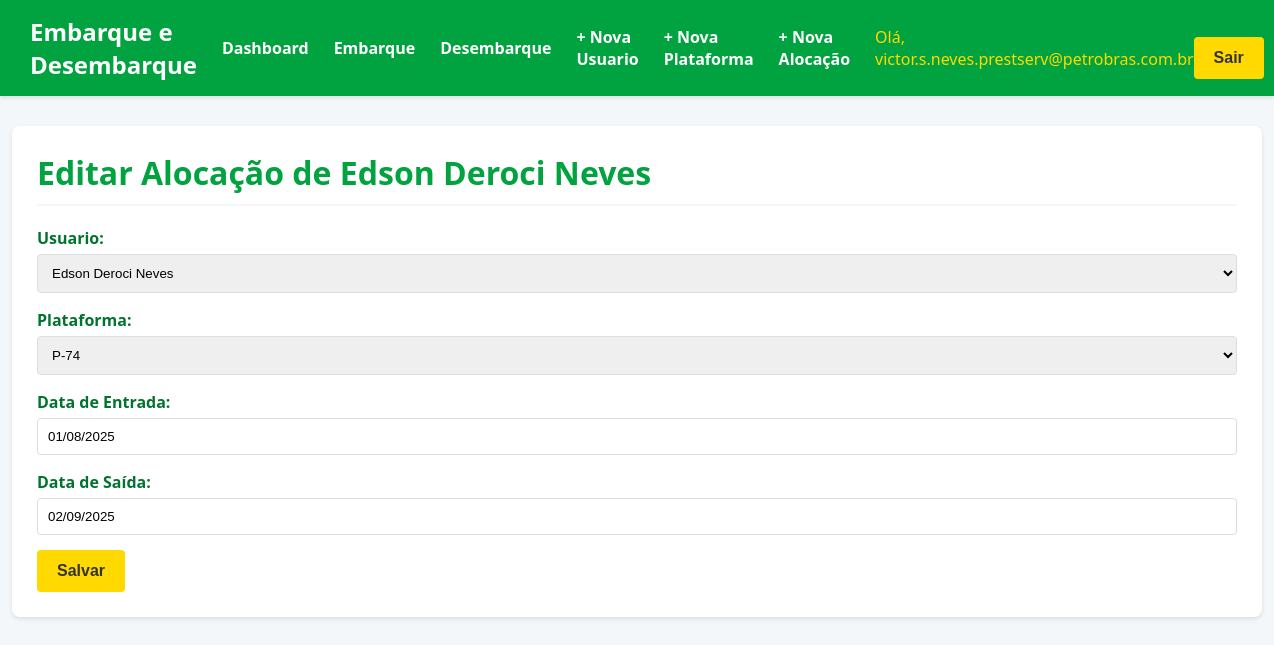
/alocacao/alocacao/5/editar/ (signed in), run on the app's committed database.
### core/models.py (models this page shows, shortened)
class Alocacao(models.Model):
    usuario = models.ForeignKey(Usuario, on_delete=models.CASCADE, related_name='alocacoes')
    plataforma = models.ForeignKey(Plataforma, on_delete=models.CASCADE, related_name='alocacoes')
    data_entrada = models.DateField(verbose_name="Data de Entrada")
    data_saida = models.DateField(verbose_name="Data de Saída")
    class Meta:
        verbose_name = "Alocação"
        verbose_name_plural = "Alocações"
        ordering = ['data_entrada']

### core/views.py (the view)
# urls.py: path('alocacao/<int:alocacao_id>/editar/', views.editar_alocacao, name='editar_alocacao'),
@login_required
def editar_alocacao(request, alocacao_id):
    alocacao = get_object_or_404(Alocacao, pk=alocacao_id)
    if request.method == 'POST':
        form = AlocacaoForm(request.POST, instance=alocacao)
        if form.is_valid():
            alocacao_editada = form.save()
            LogAlocacao.objects.create(
                usuario=request.user,
                acao='Atualização',
                alocacao=alocacao_editada,
                detalhes=f"Alocação atualizada para o período de {alocacao_editada.data_entrada.strftime('%d/%m/%Y')} a {alocacao_editada.data_saida.strftime('%d/%m/%Y')}."
            )
            return redirect('dashboard_geral')
    else:
        form = AlocacaoForm(instance=alocacao)
    return render(request, 'core/form_generico.html', {'form': form, 'titulo': f'Editar Alocação de {alocacao.usuario.nome}'})

### core/forms.py (shortened to what this page needs)
class AlocacaoForm(forms.ModelForm):
    class Meta:
        model = Alocacao
        fields = ['usuario', 'plataforma', 'data_entrada', 'data_saida']

### core/models.py (called while the page is built)
    def __str__(self):
        return self.nome

    def __str__(self):
        return self.nome

### core/templates/core/form_generico.html (shortened to what this page needs)
{% extends 'core/base.html' %}
{% block content %}
    <h1>{{ titulo }}</h1>
    <form method="post" enctype="multipart/form-data">
        {{ form.as_p }}
        <button type="submit">Salvar</button>
    </form>
{% endblock %}

### core/templates/core/base.html (shortened to what this page needs)
{% load static %}
<!DOCTYPE html>
<html lang="pt-br">
<head>
    <link rel="stylesheet" href="{% static 'core/css/style.css' %}">
</head>
<body>
    <header class="header">
    <div class="logo">
        <a href="{% url 'hub' %}">Embarque e Desembarque</a>
    </div>
    <nav>
        {% if user.is_authenticated %}
            <a href="{% url 'dashboard_geral' %}">Dashboard</a>
            <a href="{% url 'dashboard_embarque_mes' %}">Embarque</a>
            <a href="{% url 'dashboard_desembarque_mes' %}">Desembarque</a>
            <a href="{% url 'cadastrar_usuario' %}">+ Nova Usuario</a>
            <a href="{% url 'cadastrar_plataforma' %}">+ Nova Plataforma</a>
            <a href="{% url 'cadastrar_alocacao' %}">+ Nova Alocação</a>
            <span style="color: var(--amarelo-petrobras); margin-left: 25px;">
                Olá, {{ user.username }}
            </span>
            <form action="{% url 'logout' %}" method="post" style="display: inline;" onsubmit="return confirm('Tem certeza que deseja sair?');">
                <button type="submit" class="logout-button btn btn-edit">Sair</button>
            </form>
        {% else %}
            <a href="{% url 'login' %}">Entrar</a>
        {% endif %}
    </nav>
    </header>
    <main class="container">
        {% block content %}
        {% endblock %}
    </main>
</body>
</html>

### core/static/core/css/style.css (style rules this page uses)
:root { --verde-petrobras: #00A33F; --amarelo-petrobras: #FFD900; --verde-escuro: #00732E; --cinza-texto: #333333; --cinza-fundo: #f4f7fa; --branco: #ffffff; --borda-cor: #dddddd; --sombra-cor: rgba(0, 0, 0, 0.1); }
body { font-family: "Segoe UI", Roboto, "Helvetica Neue", Arial, sans-serif; background-color: var(--cinza-fundo); color: var(--cinza-texto); margin: 0; }
.header { background-color: var(--verde-petrobras); padding: 15px 30px; box-shadow: 0 2px 4px var(--sombra-cor); color: var(--branco); display: flex; justify-content: space-between; align-items: center; }
.header .logo { font-size: 1.5em; font-weight: bold; }
.header .logo a { color: var(--branco); text-decoration: none; }
.header nav a { color: var(--branco); text-decoration: none; font-weight: bold; margin-left: 25px; transition: color 0.3s ease; }
.container { max-width: 1200px; margin: 30px auto; padding: 25px; background-color: var(--branco); border-radius: 8px; box-shadow: 0 2px 4px var(--sombra-cor); }
h1, h2 { color: var(--verde-petrobras); border-bottom: 2px solid var(--cinza-fundo); padding-bottom: 10px; margin-top: 0; }
form { margin-top: 20px; }
form p { margin-bottom: 15px; }
form label { display: block; font-weight: bold; margin-bottom: 5px; color: var(--verde-escuro); }
form input[type="text"], form input[type="date"], form select, form input[type="file"] { width: 100%; padding: 10px; border: 1px solid var(--borda-cor); border-radius: 4px; box-sizing: border-box; }
button[type="submit"] { background-color: var(--amarelo-petrobras); color: var(--cinza-texto); font-weight: bold; padding: 12px 20px; border: none; border-radius: 4px; cursor: pointer; font-size: 1em; transition: background-color 0.3s ease; }
.btn { text-decoration: none; padding: 8px 16px; border-radius: 4px; font-weight: bold; font-size: 0.9em; transition: all 0.3s ease; display: inline-block; }
.btn-edit { background-color: var(--amarelo-petrobras); color: var(--cinza-texto); }
nav { display: flex; align-items: center; }

### data on the page
Alocacao: usuario "Edson Deroci Neves", plataforma "P-74", data_entrada "01/08/2025", data_saida "02/09/2025"

### other printed values
{{ user.username }} "victor.s.neves.prestserv@petrobras.com.br"
{{ titulo }} "Editar Alocação de Edson Deroci Neves"
